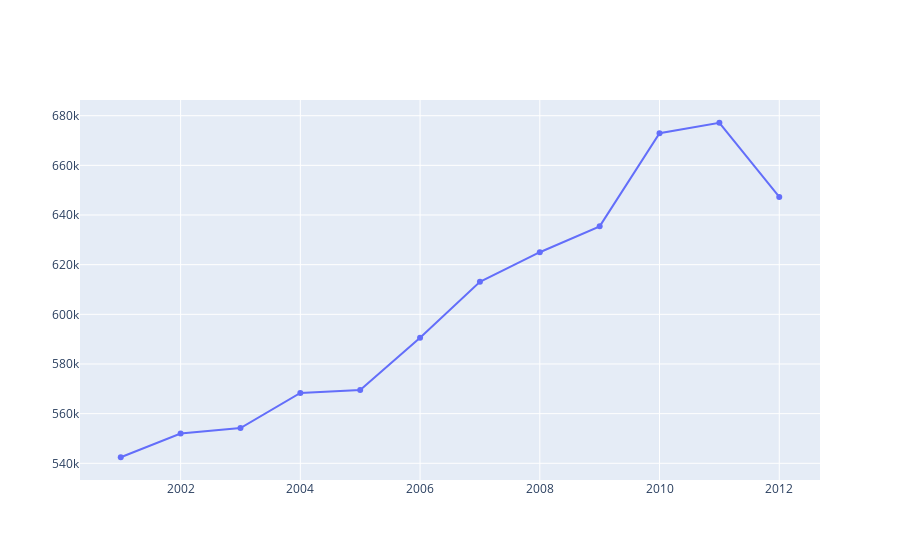

This figure's notebook cell:
### Code cell
year_total = []
for i in year_all:
    year_total.append(sum(df[df['Year']==i]['Total']))
    
fig = go.Figure()
fig.add_trace(go.Scatter(x=year_all, y=year_total,mode='lines+markers',name='lines+markers'))
fig.show()

### Figure 1 — Plotly figure (JSON) as saved in the notebook; plotly's stock layout.template omitted (floating-point values rounded to 4 significant figures)
{"data": [{"mode": "lines+markers", "name": "lines+markers", "type": "scatter", "x": [2001, 2002, 2003, 2004, 2005, 2006, 2007, 2008, 2009, 2010, 2011, 2012], "y": [542440, 551980, 554218, 568349, 569545, 590543, 613119, 625014, 635429, 672926, 677159, 647288]}], "layout": {}}
